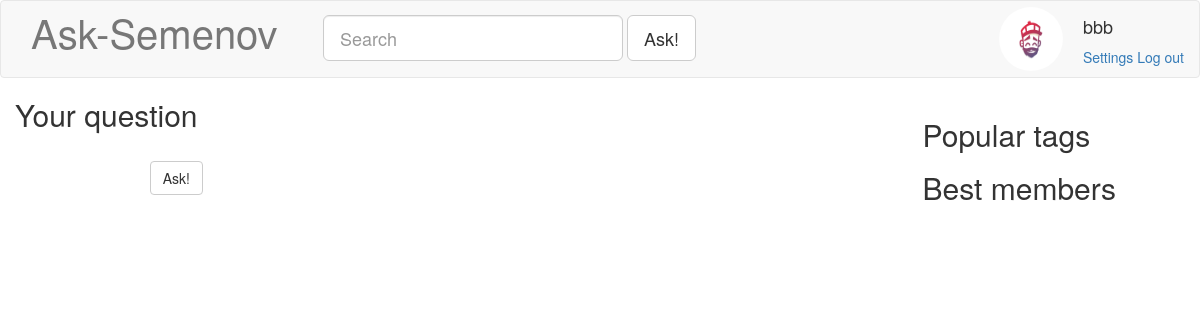
The app's page /ask/ (signed in) with its own data.
### blog/models.py (models this page shows, shortened)
class Profile( models.Model ):
	user = models.OneToOneField( User, null = False, blank = False, on_delete = models.CASCADE )
	nickname = models.TextField( null = False, blank = False, max_length = 30 )
	image = models.ImageField( null = False, blank = True, upload_to = '', default = 'dummy.png', max_length = 100 )
	rating = models.IntegerField( null = False, default = 0 )
	objects = ProfileManager()
	class Meta:
		verbose_name = "Профиль"
		verbose_name_plural = "Профили"

### blog/views.py (the view)
# urls.py: url(r'^ask/$', blogViews.ask, name="askQuestion"),
@login_required( redirect_field_name='continue' )
def ask( request ):
	if ( request.method == 'POST' ):
		form = blogForms.AskForm( request.POST )
		if ( form.is_valid() ):
			newQuestion = form.save( Profile.objects.get_by_login( request.user.username ) )
			return HttpResponseRedirect( '/question/' + str( newQuestion.id ) + '/' )
	else:
		form = blogForms.AskForm()
	result = makeBase( request )
	result[ 'form' ] = form
	return render( request, 'ask.html', result )

### blog/models.py (called while the page is built)
	def get_by_login( self, username ):
		return super( ProfileManager, self ).get( user__username = username )

### blog/views.py (called while the page is built)
def makeBase( request ):
	result = {
		'hotTags': cache.get( 'popular_tags' ),
		'bestMembers': cache.get( 'best_members' ),
	}
	if ( request.user.is_authenticated ):
		result[ 'profile' ] = Profile.objects.get_by_login( request.user.username )
	else:
		result[ 'profile' ] = None
	return result

### templates/ask.html (shortened to what this page needs)
{% extends "base.html" %}
{% load static %}
{% block extras %} <link rel="stylesheet" href="{% static "css/forms.css" %}"> {% endblock %}
{% block customContent %}
<div class="container-fluid">
	<h2>Your question</h2>
	<form class="col-md-10 form-horizontal ask-formContainer" enctype="multipart/form-data" method="post">
		<div class="form-group">
			<div class="col-sm-7 col-sm-offset-2">
				<button type="submit" class="btn btn-default">Ask!</button>
			</div>
		</div>
	</form>
</div>
{% endblock %}

### templates/base.html (shortened to what this page needs)
{% load static %}
<!DOCTYPE html>
<html>
	<head>
		<link rel="stylesheet" href="{% static "css/bootstrap.min.css" %}">
		<link rel="stylesheet" href="{% static "css/base.css" %}">
		{% block extras %}{% endblock %}
	</head>
	<body>
		<nav class="navbar navbar-default ask-navbar">
			<div class="container-fluid">
				<div class="navbar-header col-md-3">
		      		{% url 'mainPage' as mainPageURL %}
					<a class="navbar-brand ask-navbarBrand" href="{{ mainPageURL }}">Ask-Semenov</a>
				</div>
				<div class="collapse navbar-collapse">
					{% url 'askQuestion' as askURL %}
					<form class="navbar-form navbar-left" role="search" action="{{ askURL }}">
						<div class="form-group">
							<input id="ask-mainSearchField" class="form-control input-lg" type="text"  placeholder="Search">
						</div>
						<button type="submit" class="btn btn-lg btn-default">Ask!</button>
					</form>
				{% if profile %}
					<ul class="nav navbar-nav navbar-right">
						<li class="pull-right">
							<div class="media">
								<div class="media-left media-middle">
									<a class="navbar-link" href="#">
										<img id="ask-profilePicture" class="media-object img-circle" src="{{ profile.image.url }}">
									</a>
								</div>
								<div class="media-right">
									<h4> {{ profile.nickname }}</h4>
									<div>
										{% url 'settings' as settingsURL %}
										<a href="{{ settingsURL }}">Settings</a>
										{% url 'logout' as logoutURL %}
										<a href="{{ logoutURL }}">Log out</a>
									</div>
								</div>
							</div>
						</li>
					</ul>
				{% endif %}
				</div>
			</div>
		</nav>
		<div class="row">
			<div class="container col-md-9">
			{% block customContent %}{% endblock %}
			</div>
			<div class="col-md-3 ask-rightColumn">
				<div class="ask-tagsBlock">
					<h2>Popular tags</h2>
				</div>
				<div class="ask-bestMembersBlock">
					<h2>Best members</h2>
				</div>
			</div>
		</div>
	</body>
</html>

### static/css/base.css (style rules this page uses)
.html, body { height: 100%; }
.ask-navbar { margin-bottom: 0px; padding-top: 6px; padding-bottom: 6px; }
.ask-navbarBrand { font-size: 40px; }
#ask-mainSearchField { width: 300px; }
#ask-profilePicture { width: 64px; height: 64px; }
.ask-rightColumn { margin-top: 20px; padding-right: 50px; }

### static/css/forms.css (style rules this page uses)
.ask-formContainer { margin-top: 20px; }

### records on screen
Profile: image (picture), nickname "bbb"
